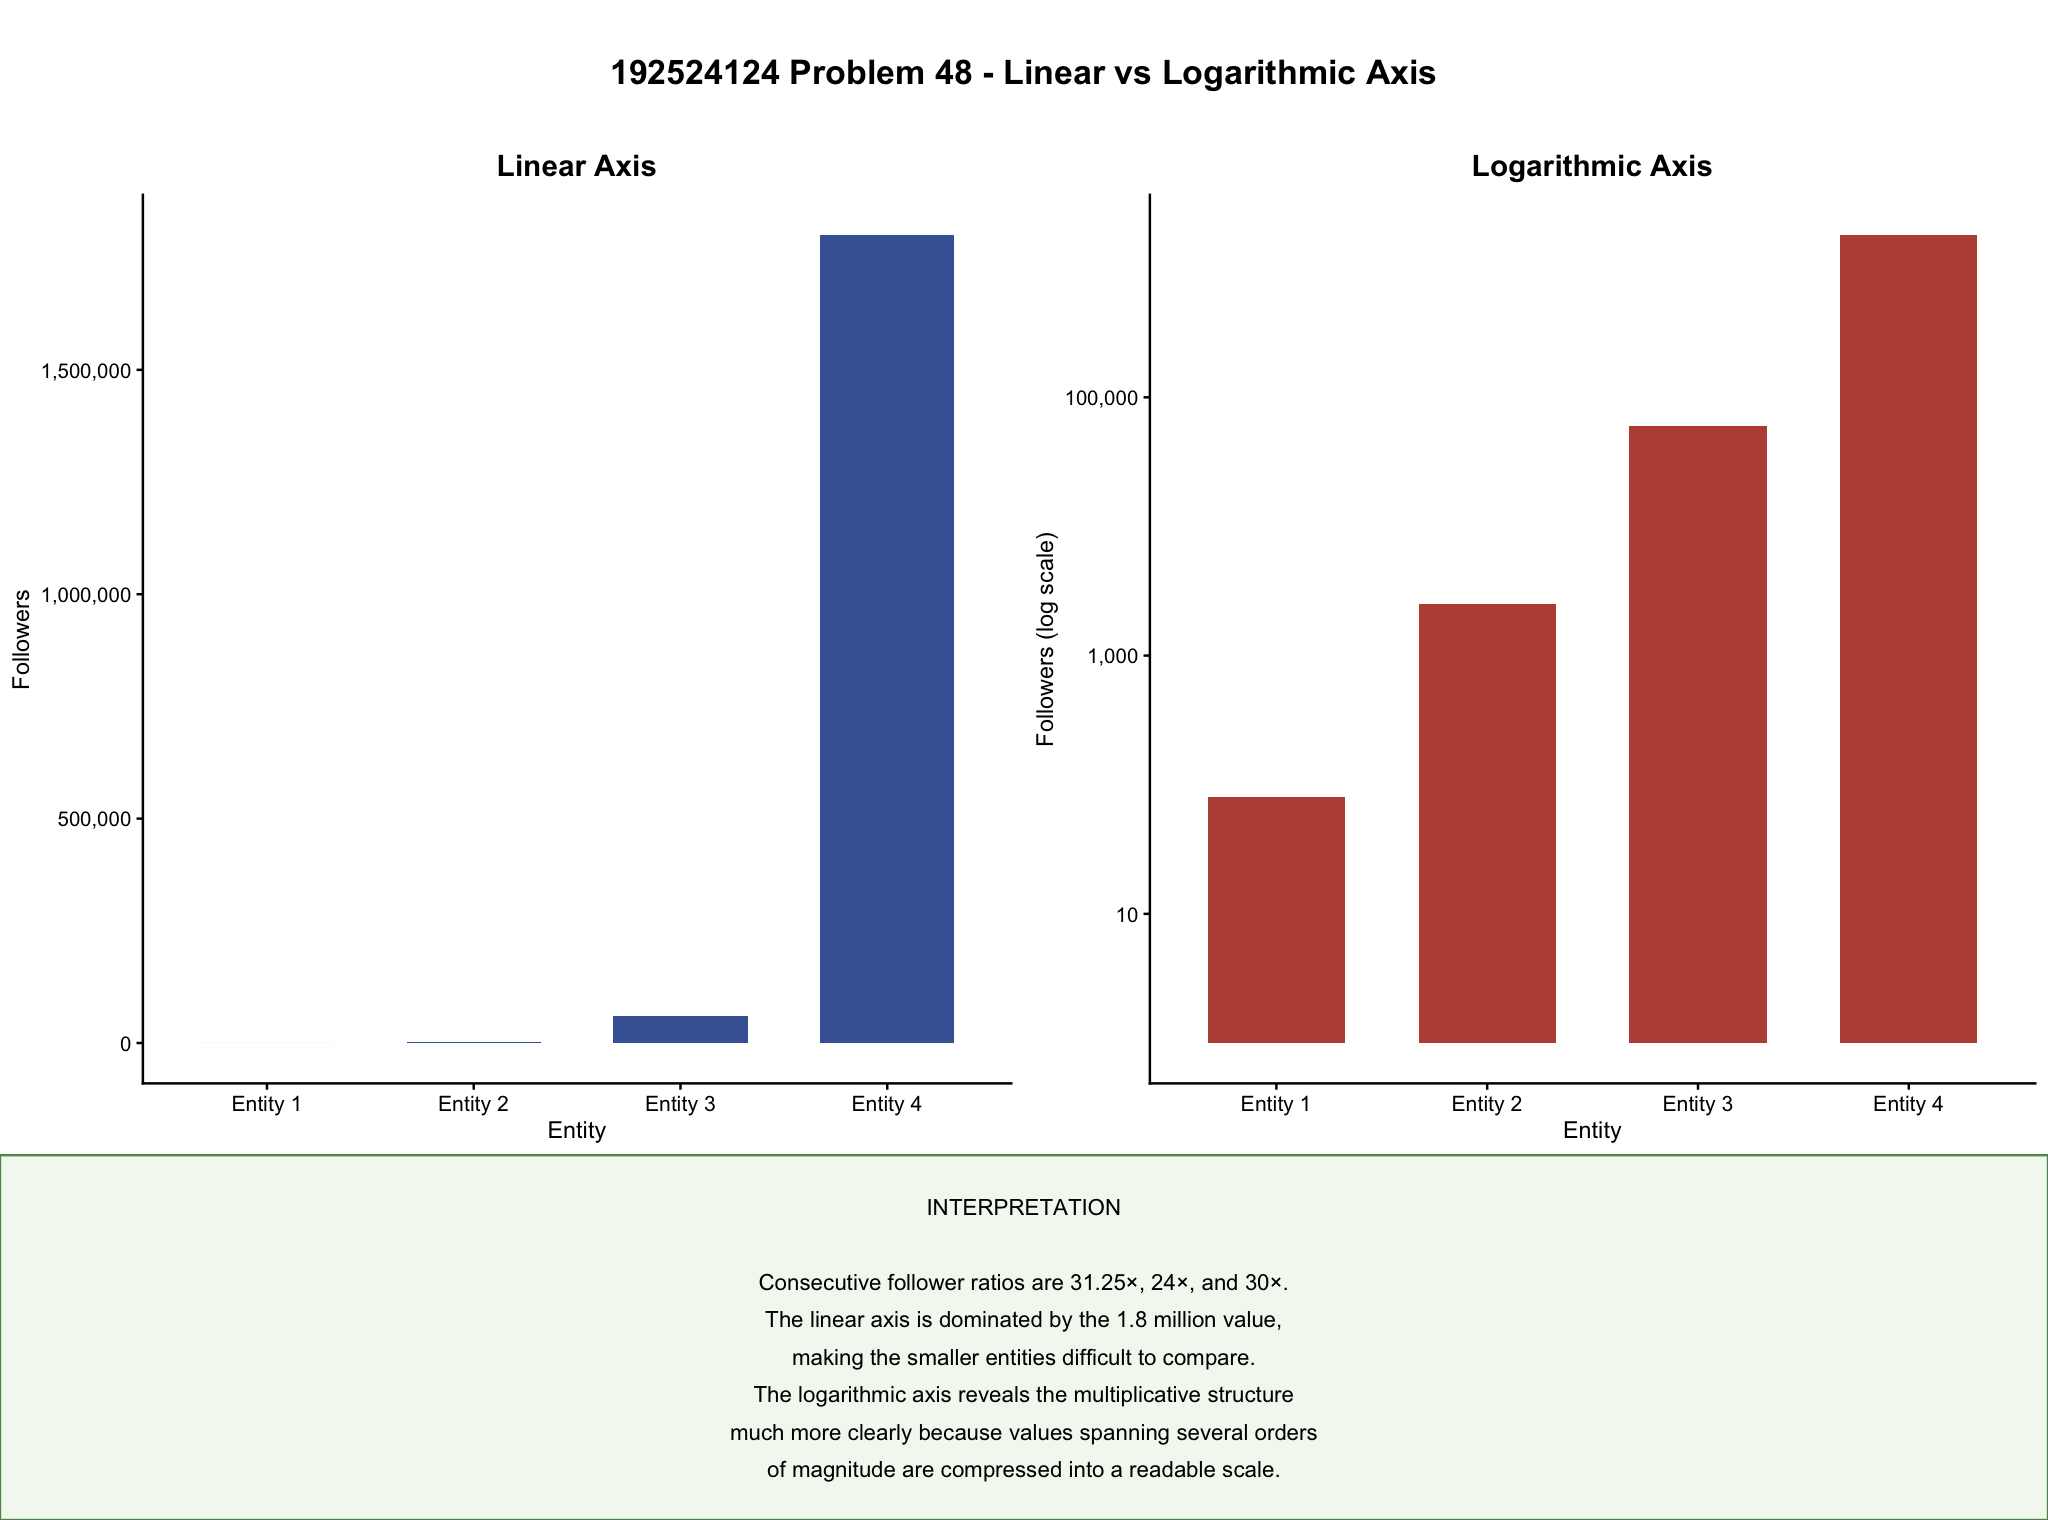

Recreate this plot in R.
# ============================================================
# 192524124 - Problem 48
# Linear vs Logarithmic Axis
# SIDE-BY-SIDE COMPARISON
# ============================================================

library(ggplot2)
library(grid)
library(gridExtra)

# ------------------------------------------------------------
# Follower Data
# ------------------------------------------------------------

follower_data <- data.frame(
  Entity = c(
    "Entity 1",
    "Entity 2",
    "Entity 3",
    "Entity 4"
  ),
  
  Followers = c(
    80,
    2500,
    60000,
    1800000
  )
)

# ------------------------------------------------------------
# Linear Axis
# ------------------------------------------------------------

linear_plot <- ggplot(
  follower_data,
  aes(
    x = Entity,
    y = Followers
  )
) +
  geom_col(
    fill = "#4563A3",
    width = 0.65
  ) +
  labs(
    title = "Linear Axis",
    x = "Entity",
    y = "Followers"
  ) +
  scale_y_continuous(
    labels = scales::comma
  ) +
  theme_classic(base_size = 12) +
  theme(
    plot.title = element_text(
      hjust = 0.5,
      face = "bold",
      size = 14
    ),
    
    axis.title = element_text(
      size = 11
    ),
    
    axis.text.x = element_text(
      size = 10
    )
  )

# ------------------------------------------------------------
# Logarithmic Axis
# ------------------------------------------------------------

log_plot <- ggplot(
  follower_data,
  aes(
    x = Entity,
    y = Followers
  )
) +
  geom_col(
    fill = "#BA5142",
    width = 0.65
  ) +
  scale_y_log10(
    labels = scales::comma
  ) +
  labs(
    title = "Logarithmic Axis",
    x = "Entity",
    y = "Followers (log scale)"
  ) +
  theme_classic(base_size = 12) +
  theme(
    plot.title = element_text(
      hjust = 0.5,
      face = "bold",
      size = 14
    ),
    
    axis.title = element_text(
      size = 11
    ),
    
    axis.text.x = element_text(
      size = 10
    )
  )

# ------------------------------------------------------------
# Ratios and Interpretation
# ------------------------------------------------------------

ratios <- c(
  2500 / 80,
  60000 / 2500,
  1800000 / 60000
)

interpretation <- paste(
  "INTERPRETATION",
  "",
  "Consecutive follower ratios are 31.25×, 24×, and 30×.",
  "The linear axis is dominated by the 1.8 million value,",
  "making the smaller entities difficult to compare.",
  "The logarithmic axis reveals the multiplicative structure",
  "much more clearly because values spanning several orders",
  "of magnitude are compressed into a readable scale.",
  sep = "\n"
)

interpretation_text <- textGrob(
  interpretation,
  x = unit(0.5, "npc"),
  y = unit(0.5, "npc"),
  hjust = 0.5,
  vjust = 0.5,
  gp = gpar(
    fontsize = 10.5,
    lineheight = 1.4
  )
)

interpretation_box <- grobTree(
  rectGrob(
    gp = gpar(
      fill = "#F3F8F0",
      col = "#62935D",
      lwd = 1.5
    )
  ),
  interpretation_text
)

# ------------------------------------------------------------
# Main Title
# ------------------------------------------------------------

main_title <- textGrob(
  "192524124 Problem 48 - Linear vs Logarithmic Axis",
  x = unit(0.5, "npc"),
  hjust = 0.5,
  gp = gpar(
    fontsize = 16,
    fontface = "bold"
  )
)

# ------------------------------------------------------------
# Display - SIDE BY SIDE
# ------------------------------------------------------------

grid.newpage()

grid.arrange(
  main_title,
  
  arrangeGrob(
    linear_plot,
    log_plot,
    ncol = 2
  ),
  
  interpretation_box,
  
  ncol = 1,
  
  heights = c(
    0.7,
    5,
    1.8
  )
)
